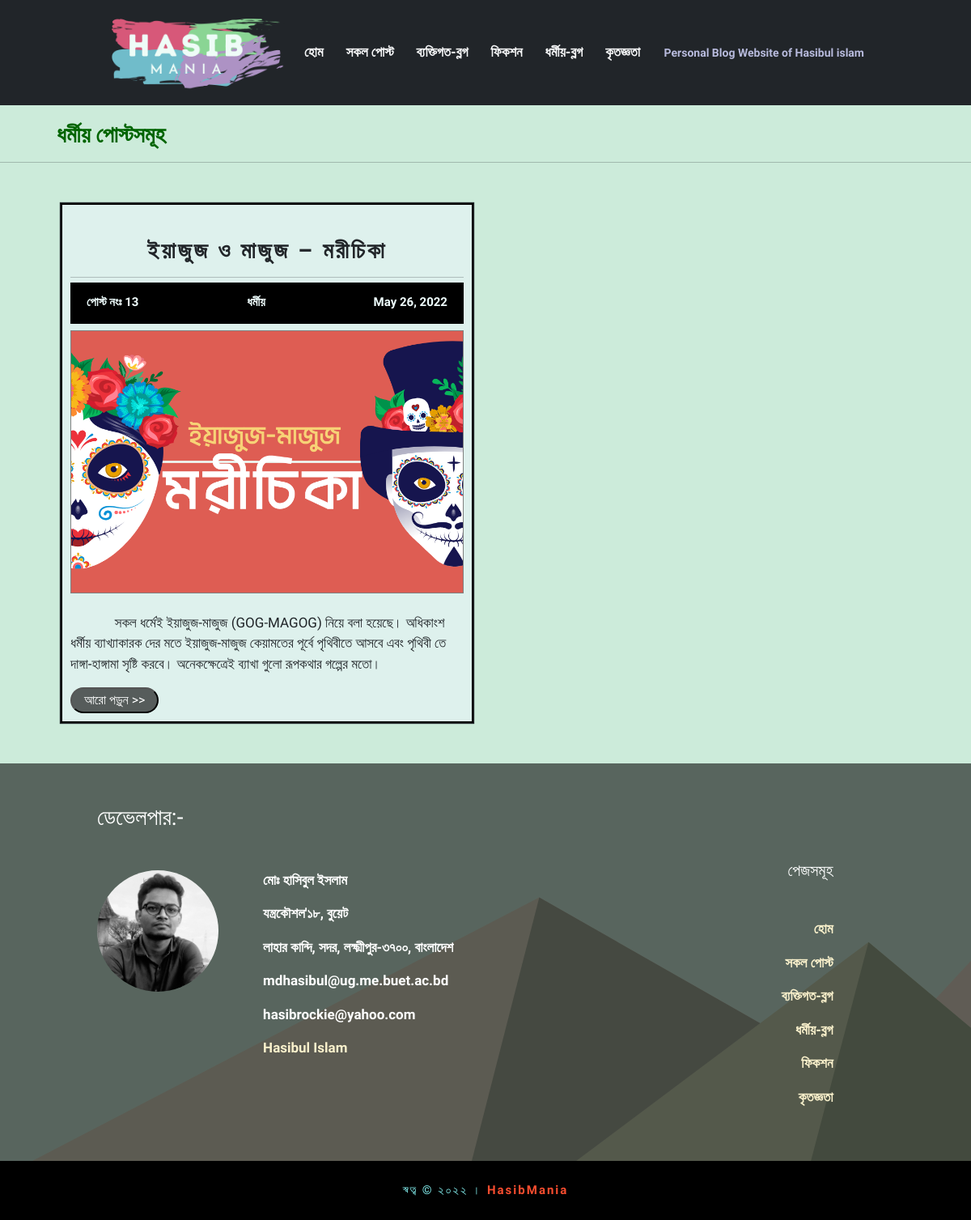
The app's page /religious/ with its own data.
### home/models.py (models this page shows, shortened)
class Post(models.Model):
    id = models.AutoField(primary_key=True)
    date = models.DateField(default=datetime.date.today)
    category = models.CharField(max_length=100, choices=CATEGORIES, default='ব্যক্তিগত')
    title = models.CharField(max_length=400)
    para1 = models.TextField(blank=True)
    para2 = models.TextField(blank=True)
    para3 = models.TextField(blank=True)
    para4 = models.TextField(blank=True)
    para5 = models.TextField(blank=True)
    para6 = models.TextField(blank=True)
    para7 = models.TextField(blank=True)
    para8 = models.TextField(blank=True)
    para9 = models.TextField(blank=True)
    para10 = models.TextField(blank=True)
    para11 = models.TextField(blank=True)
    para12 = models.TextField(blank=True)
    para13 = models.TextField(blank=True)
    para14 = models.TextField(blank=True)
    para15 = models.TextField(blank=True)
    para16 = models.TextField(blank=True)
    para17 = models.TextField(blank=True)
    para18 = models.TextField(blank=True)
    para19 = models.TextField(blank=True)
    para20 = models.TextField(blank=True)
    para21 = models.TextField(blank=True)
    para22 = models.TextField(blank=True)
    para23 = models.TextField(blank=True)
    para24 = models.TextField(blank=True)
    para25 = models.TextField(blank=True)
    img1 = models.ImageField(upload_to ='static/uploads', blank=True)
    img1caption = models.CharField(max_length=500, blank=True)
    img2 = models.ImageField(upload_to ='static/uploads', blank=True)
    img2caption = models.CharField(max_length=500, blank=True)
    img3 = models.ImageField(upload_to ='static/uploads', blank=True)
    img3caption = models.CharField(max_length=500, blank=True)
    img4 = models.ImageField(upload_to ='static/uploads', blank=True)
    img4caption = models.CharField(max_length=500, blank=True)
    img5 = models.ImageField(upload_to ='static/uploads', blank=True)
    img5caption = models.CharField(max_length=500, blank=True)
    img6 = models.ImageField(upload_to ='static/uploads', blank=True)
    img6caption = models.CharField(max_length=500, blank=True)
    img7 = models.ImageField(upload_to ='static/uploads', blank=True)
    img7caption = models.CharField(max_length=500, blank=True)
    img8 = models.ImageField(upload_to ='static/uploads', blank=True)
    img8caption = models.CharField(max_length=500, blank=True)
    img9 = models.ImageField(upload_to ='static/uploads', blank=True)
    img9caption = models.CharField(max_length=500, blank=True)
    img10 = models.ImageField(upload_to ='static/uploads', blank=True)
    img10caption = models.CharField(max_length=500, blank=True)
    author = models.CharField(max_length=264, default='Hasibul Islam')

### home/views.py (the view)
# urls.py: path('religious/',views.religious, name="religious"),
def religious(request):
    religous_posts = Post.objects.filter(category='ধর্মীয়')
    post_dic = { 'posts' : religous_posts[::-1]}
    return render(request, 'home/religious.html',context=post_dic)

### template/home/religious.html (shortened to what this page needs)
{% extends 'base.html' %}
{% load static %}
{% block styles %}
    <link rel="stylesheet" href="{% static 'css/homepage.css' %}" />
{% endblock %}
{% block body_block %}
    <h3 class="posts-top">ধর্মীয় পোস্টসমূহ </h3> <hr>
    <div class="all-posts">
    {% for post in posts %}
    <div class="single-post">
        <h1 class="post-title">{{post.title}}</h1> <hr>
        <div class="post-details">
        <h4>পোস্ট নংঃ {{post.id}}</h4>
        <h4>{{post.category}}</h4>
        <h4>{{post.date}}</h4>
        </div>
        <div class="banner">
        <img src="../{{STATIC_URL}}{{post.img1}}" alt="" />
        </div> <br>
        <div class="para1">
            <p class="texts">
               &nbsp;{{ post.para1 }}
            </p>
        </div>
        <div class="read-more-button">
            <button class="read-more">
                <a href="/post/{{post.id}}" class="read">আরো পড়ুন >> </a>
            </button>
        </div>
    </div>
{% endfor %}
    </div>
{% endblock body_block %}

### static/css/base.css (style rules this page uses)
body { margin: 0; font-family: "Baloo Da 2", -apple-system, BlinkMacSystemFont, "Segoe UI", "Roboto", "Oxygen", "Ubuntu", "Cantarell", "Fira Sans", "Droid Sans", "Helvetica Neue", sans-serif; -webkit-font-smoothing: antialiased; -moz-osx-font-smoothing: grayscale; background-color: #ccebda; background-attachment: fixed; background-size: cover; }

### static/css/homepage.css (style rules this page uses)
.all-posts { display: grid; grid-template-columns: 1fr 1fr; margin: 20px 40px; padding: 20px; }
.single-post { border: 2px solid black; margin: 10px 15px; padding: 10px; background-color: rgba(240, 248, 255, 0.508); box-shadow: 0px 0px 1px 1px; }
.posts-top { padding-top: 20px; padding-left: 70px; font-weight: bolder; color: darkgreen; }
.post-title { font-weight: bold; font-size: 28px; margin-top: 30px; letter-spacing: 3px; text-align: center; }
.post-details { display: flex; justify-content: space-between; align-items: center; margin: 0; margin-top: -10px; margin-bottom: 8px; grid-template-columns: 1fr 1fr 1fr; color: rgb(181, 55, 80); padding: 15px 20px 10px; background-color: rgb(0, 0, 0); }
.post-details h4 { font-weight: bold; font-size: 15px; color:azure; }
.para1 { font-size: 17px; }
.single-post img { width: 100%; border: 1px solid gray; }
.read-more .read,.read1 { text-decoration: none; color: white; }
.read-more, .see-all-posts { background-color: rgba(0, 0, 0, 0.616); border-radius: 40px; padding: 2px 15px; }

### records on screen
Post: title "ইয়াজুজ ও মাজুজ – মরীচিকা", id "13", category "ধর্মীয়", date "May 26, 2022", img1 (picture), para1 "সকল ধর্মেই ইয়াজুজ-মাজুজ (GOG-MAGOG) নিয়ে বলা হয়েছে। অধিকাংশ ধর্মীয় ব্যাখ্যাকারক দের মতে ইয়াজুজ-মাজুজ কেয়ামতের পূর্বে পৃথিবীতে আসবে এবং পৃথিবী তে দাঙ্গা-হাঙ্গামা সৃষ্টি করবে। অনেকক্ষেত্রেই ব্যাখা গুলো রূপকথার গল্পের মতো।"
